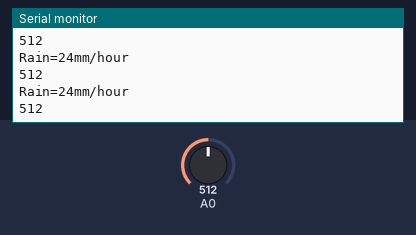
This sketch was run on a simulated Arduino Uno, built with avr-gcc and run on an emulated ATmega328P. Shown: the last lines printed to the serial monitor. The inputs (shaded band) are chosen by the test bench; at power-on: A0 = 512.

Above: at 1.2 s.
1.3 s: A0 set to 727
At 2.2 s:
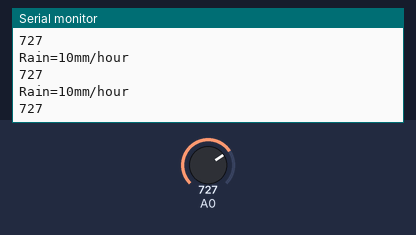
4.3 s: A0 set to 750
At 5.4 s:
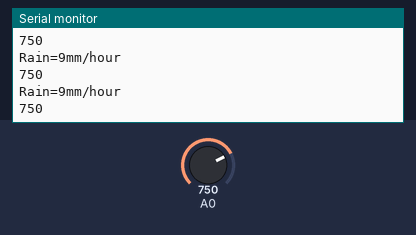
Timing chart, 0 to 7.3 s (numbered marks = the images above; inputs shaded):
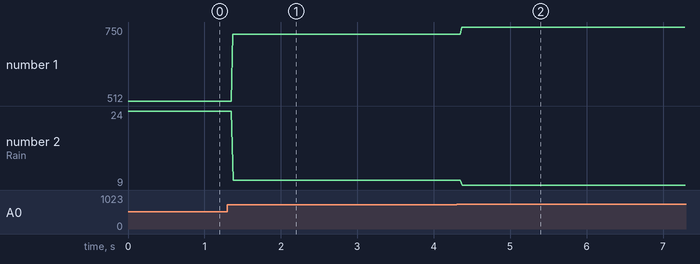

Measured:
- after the input at 1.3 s, the serial monitor: prints a new line after 0.07 s (image 1)
- after the input at 4.3 s, the serial monitor: prints a new line after 0.07 s (image 2)
- plotted number 1: 512 → 727 after the input at 1.3 s, 727 → 750 after the input at 4.3 s
- plotted number 2: 24 → 10 after the input at 1.3 s, 10 → 9 after the input at 4.3 s

The sketch:

raindropsensor_test.ino
```cpp
int b;
String weather_data;
int sensorValue = 0;
float rain = 0;

void setup()
{
   Serial.begin(9600);
}

void loop()
{
  b = get_rain();
  weather_data = String(b);
  Serial.print("Rain=");
  Serial.print(weather_data);
  Serial.print(F("mm/hour   "));
   Serial.println("");
//  delay(2000);

}

int get_rain()
{
  sensorValue = analogRead(A0);
  Serial.println(sensorValue);
  rain = 0;
  if ((sensorValue <= 950) && (sensorValue > 500))
  {
    rain = map(sensorValue, 900, 500, 0, 25);
  }
  else if ((sensorValue < 500) && (sensorValue >= 300))
  {
    rain = map(sensorValue, 500, 300, 26, 50);
  }
  else if ((sensorValue < 300) && (sensorValue >= 150))
  {
    rain = map(sensorValue, 300, 150, 51, 75);
  }
  else if (sensorValue < 150)
  {
    rain = map(sensorValue, 150, 0, 76, 100);
  }
  return rain;
}
```
